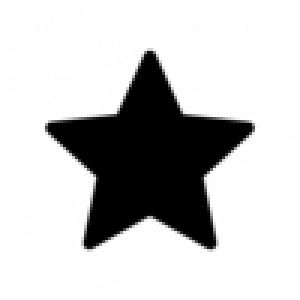
#> input picture Just Testing/black_star.jpg, 100 x 100 px (shown 3 times larger)
$ python img_rescale.py
#> lines starting #> are read from the running program, lines starting #| are printed output that depends on the picture
from PIL import Image
im = Image.open('black_star.jpg')
#> im is the input picture: PIL image 100x100 L; min 0, max 255, mean 199.6

new_size = (200, 200)

# Image.resize(size, resample)
im1 = im.resize(new_size, resample=Image.NEAREST)
im2 = im.resize(new_size, resample=Image.BILINEAR)
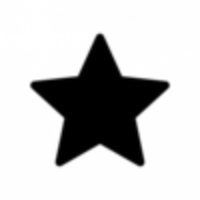
#> im2: PIL image 200x200 L; min 0, max 255, mean 199.6

print('Original size: ', im.size)
#| Original size:  (100, 100)
print('New size: ', im1.size)
#| New size:  (200, 200)


im1.show()
im2.show()

# this just saves a copy of the scaled image to the directory, can change directory, testing
im1.save(r'C:\Users\selen\Pictures\NN_output.png', 'png')
im2.save(r'C:\Users\selen\Pictures\BL_output.png', 'png')
